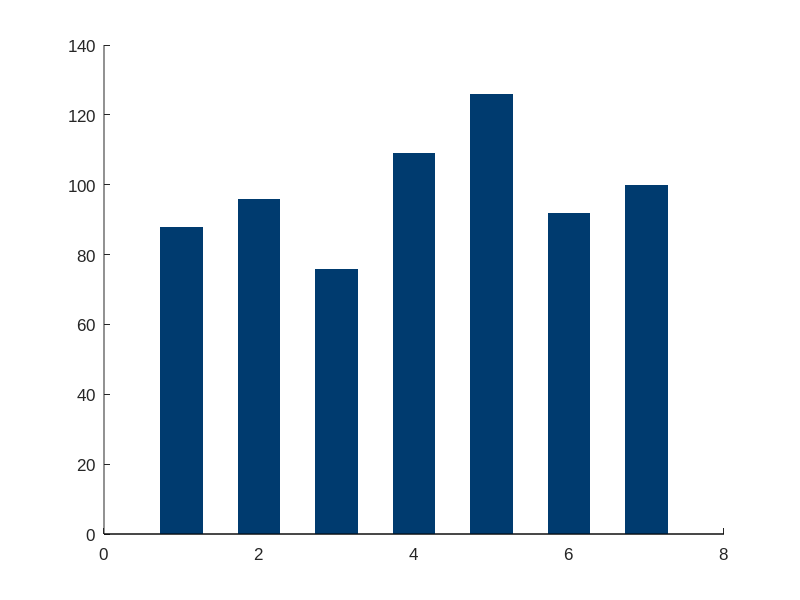

The MATLAB source for this figure: (Note: this script raises an error after producing the figure.)
%% =========================================================
%  HAND-EYE COORDINATION TEST — Statistical Analysis
%  IoT-Based Physical Fitness Assessment System
%  IIT Madras — MTech Biomedical Engineering
%  =========================================================

clc; clear; close all;

%% ── DATA ─────────────────────────────────────────────────
scores = [88; 96; 76; 109; 126; 92; 100];
n      = length(scores);
trials = (1:n)';

fprintf('==============================================\n');
fprintf('  HAND-EYE COORDINATION — STATISTICAL ANALYSIS\n');
fprintf('==============================================\n');
fprintf('Total trials: %d\n\n', n);

% Colors
navy  = [0.000 0.231 0.435];
red   = [0.784 0.063 0.180];
dgray = [0.400 0.400 0.400];
lgray = [0.900 0.900 0.900];

set(0,'DefaultAxesFontName','Arial','DefaultAxesFontSize',12);

%% ── DESCRIPTIVE STATISTICS ───────────────────────────────
mean_score   = mean(scores);
sd_score     = std(scores);
median_score = median(scores);
min_score    = min(scores);
max_score    = max(scores);
range_score  = max_score - min_score;
cv_score     = (sd_score / mean_score) * 100;   % coefficient of variation
sem_score    = sd_score / sqrt(n);               % standard error of mean

fprintf('──────────────────────────────────────────────\n');
fprintf('METRIC                        VALUE\n');
fprintf('──────────────────────────────────────────────\n');
fprintf('Mean score                  : %.2f\n',   mean_score);
fprintf('Standard deviation          : %.2f\n',   sd_score);
fprintf('Standard error of mean      : %.2f\n',   sem_score);
fprintf('Median                      : %.1f\n',   median_score);
fprintf('Minimum                     : %d\n',     min_score);
fprintf('Maximum                     : %d\n',     max_score);
fprintf('Range                       : %d\n',     range_score);
fprintf('Coefficient of variation    : %.1f %%\n',cv_score);
fprintf('──────────────────────────────────────────────\n\n');
fprintf('Hardware reliability note:\n');
fprintf('  The module registered every button press\n');
fprintf('  across all %d trials with zero missed inputs.\n\n', n);

%% ── FIGURE 1: Score per trial bar chart ──────────────────
figure('Name','Score per Trial','Position',[100 100 640 440]);
hold on;

b = bar(trials, scores, 0.55, 'FaceColor', navy, 'EdgeColor', 'none', 'FaceAlpha', 0.88);

% Mean line
yline(mean_score, '--', 'Color', red, 'LineWidth', 2.0, ...
      'DisplayName', sprintf('Mean = %.1f', mean_score));

% SD band
patch([0.4 n+0.6 n+0.6 0.4], ...
      [mean_score-sd_score mean_score-sd_score ...
       mean_score+sd_score mean_score+sd_score], ...
      red, 'FaceAlpha', 0.08, 'EdgeColor', 'none', ...
      'DisplayName', sprintf('±1 SD (%.1f – %.1f)', ...
      mean_score-sd_score, mean_score+sd_score));

% Score labels on bars
for i = 1:n
    text(i, scores(i)+1.5, num2str(scores(i)), ...
         'HorizontalAlignment', 'center', ...
         'FontSize', 11, 'Color', navy, 'FontWeight', 'bold');
end

hold off;
xlabel('Trial Number',    'FontWeight', 'bold');
ylabel('Score (correct responses / 60 s)', 'FontWeight', 'bold');
title('Hand-Eye Coordination Test — Score per Trial', 'FontWeight', 'bold');
set(gca, 'XTick', 1:n);
xlim([0.4 n+0.6]);
ylim([0 max(scores)*1.15]);
legend('Location', 'northeast');
grid on; box on;
saveas(gcf, 'hec_fig1_scores.png');

%% ── FIGURE 2: Distribution — dot plot with mean±SD ───────
figure('Name','Score Distribution','Position',[100 100 520 460]);
hold on;

% SD and 2SD bands
patch([-0.4 0.4 0.4 -0.4], ...
      [mean_score-2*sd_score mean_score-2*sd_score ...
       mean_score+2*sd_score mean_score+2*sd_score], ...
      lgray, 'EdgeColor', 'none', 'DisplayName', '±2 SD');
patch([-0.4 0.4 0.4 -0.4], ...
      [mean_score-sd_score mean_score-sd_score ...
       mean_score+sd_score mean_score+sd_score], ...
      [0.80 0.85 0.92], 'EdgeColor', 'none', 'DisplayName', '±1 SD');

% Mean line
plot([-0.35 0.35], [mean_score mean_score], '-', ...
     'Color', navy, 'LineWidth', 2.5, 'DisplayName', ...
     sprintf('Mean = %.1f', mean_score));

% Individual data points — jittered slightly for visibility
jitter = (rand(n,1) - 0.5) * 0.25;
scatter(jitter, scores, 70, navy, 'filled', 'MarkerFaceAlpha', 0.85, ...
        'DisplayName', 'Individual trials');

% Label each point
for i = 1:n
    text(jitter(i)+0.03, scores(i), sprintf('T%d (%d)', i, scores(i)), ...
         'FontSize', 10, 'Color', dgray, 'VerticalAlignment', 'middle');
end

hold off;
ylabel('Score (correct responses / 60 s)', 'FontWeight', 'bold');
title('Score Distribution — Hand-Eye Coordination', 'FontWeight', 'bold');
xlim([-0.6 0.8]);
ylim([min(scores)-10 max(scores)+15]);
set(gca, 'XTick', [], 'XColor', 'none');
legend('Location', 'southeast');
grid on; box on;
saveas(gcf, 'hec_fig2_distribution.png');

%% ── FIGURE 3: Cumulative score profile ───────────────────
figure('Name','Score Profile','Position',[100 100 640 400]);
hold on;

% Fill under the line
x_fill = [trials; flipud(trials)];
y_fill = [scores; zeros(n,1)];
patch(x_fill, y_fill, navy, 'FaceAlpha', 0.12, 'EdgeColor', 'none');

plot(trials, scores, '-o', 'Color', navy, 'LineWidth', 2.0, ...
     'MarkerFaceColor', navy, 'MarkerSize', 7, 'DisplayName', 'Score');
yline(mean_score, '--', 'Color', red, 'LineWidth', 1.8, ...
      'DisplayName', sprintf('Mean = %.1f', mean_score));

hold off;
xlabel('Trial Number', 'FontWeight', 'bold');
ylabel('Score',        'FontWeight', 'bold');
title('Score Across Trials — Hand-Eye Coordination', 'FontWeight', 'bold');
set(gca, 'XTick', 1:n);
xlim([0.8 n+0.2]);
ylim([0 max(scores)*1.15]);
legend('Location', 'northwest');
grid on; box on;
saveas(gcf, 'hec_fig3_profile.png');

fprintf('✓ All figures saved.\n');
fprintf('\nNote for report:\n');
fprintf('  Score is response-speed dependent — faster subjects\n');
fprintf('  receive more stimuli and have more scoring opportunities.\n');
fprintf('  Inter-subject score variation (CV = %.1f%%) reflects\n', cv_score);
fprintf('  genuine differences in coordination rather than\n');
fprintf('  measurement inconsistency.\n\n');
